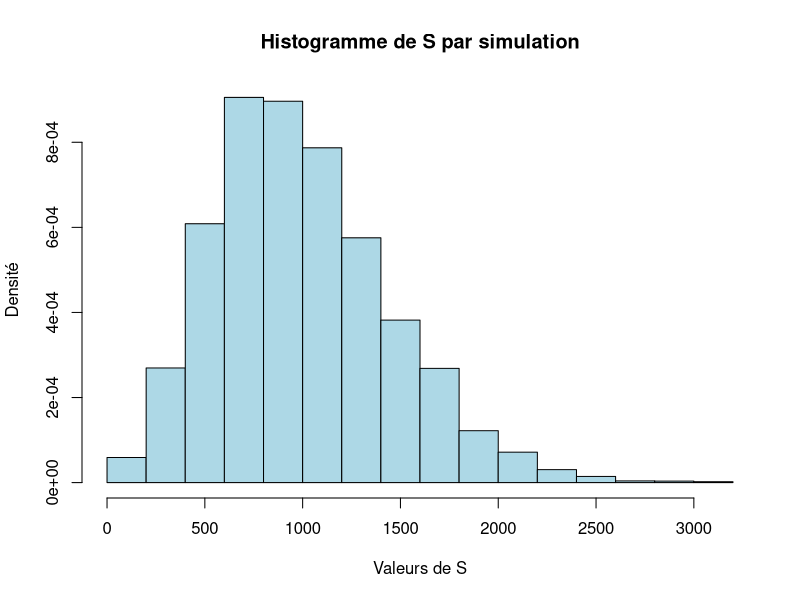
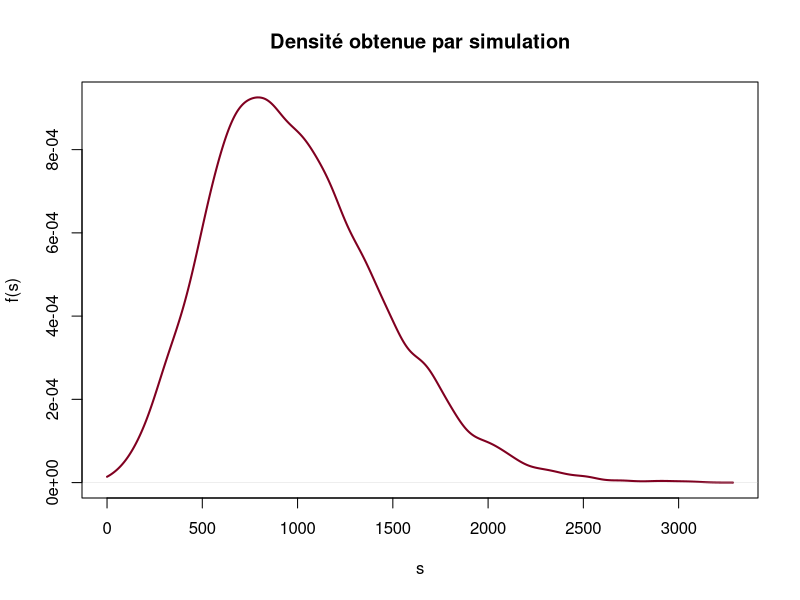
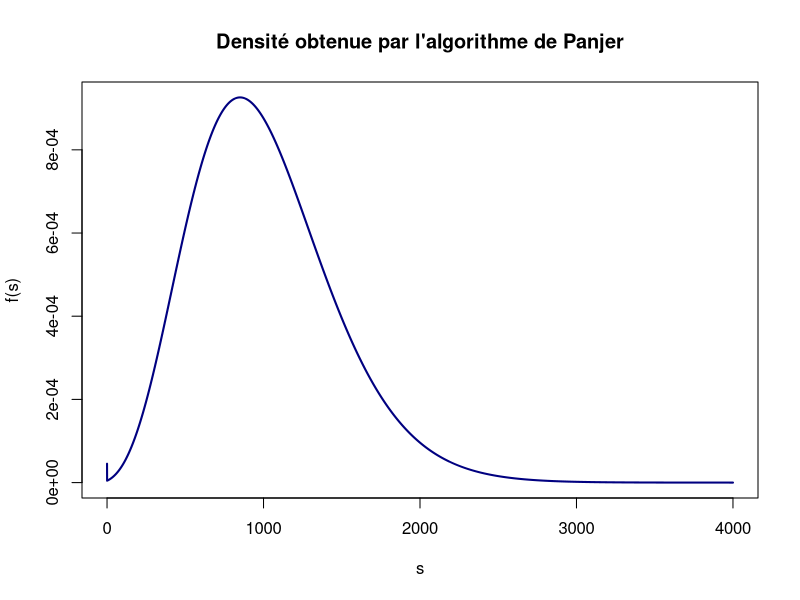
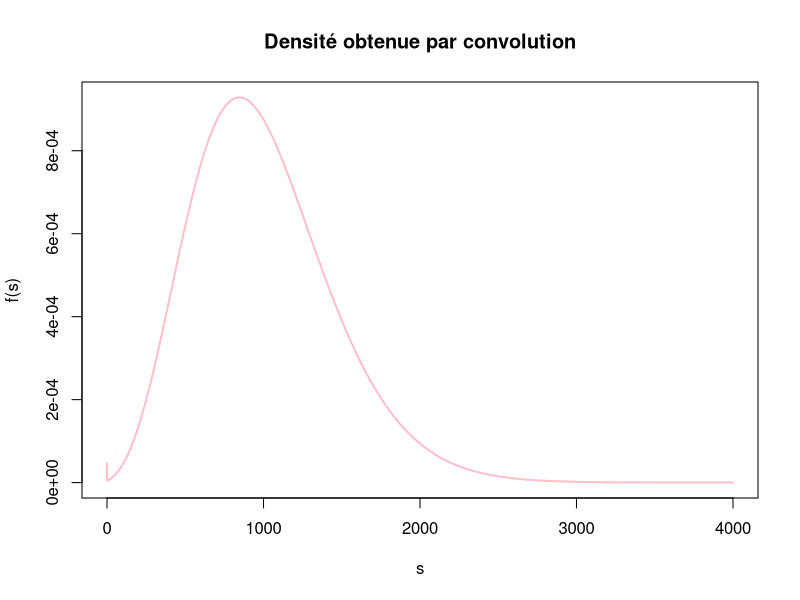
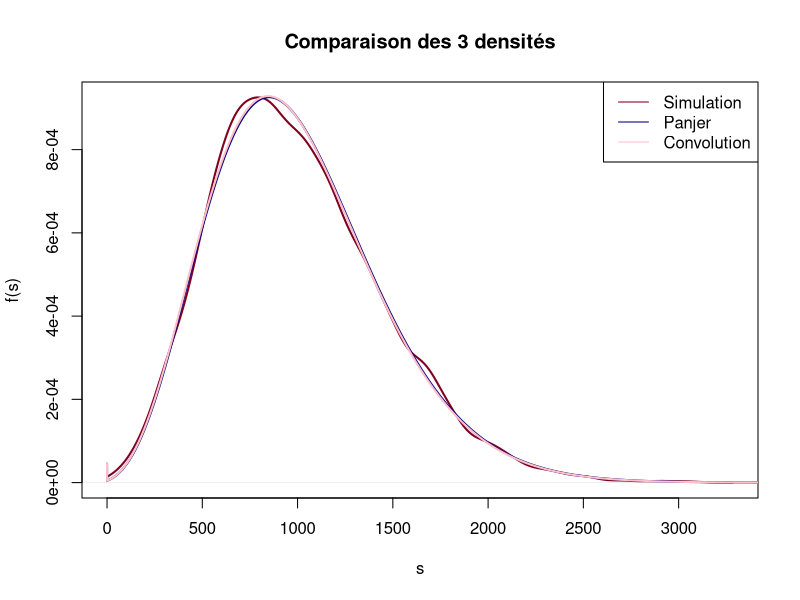

Recreate these plots in R, in order.
## ---- chunk 1
knitr::opts_chunk$set(echo = TRUE)
## ---- chunk 2

# Nombre de répétitions de la simulation
nombre_repetitions <- 10000

# Simuler le nombre d'observations N à partir d'une loi de Poisson pour toutes les répétitions
N <- rpois(nombre_repetitions, lambda = 10)

# Simuler directement tous les échantillons exponentiels pour chaque répétition 
S_sim <- sapply(N, function(n) sum(rexp(n, rate = 1/100)))

# Tracer l'histogramme des valeurs simulées de S
hist(S_sim, freq = FALSE, col = "lightblue", main = "Histogramme de S par simulation", 
     xlab = "Valeurs de S", ylab = "Densité")

# Tracer la fonction de densité obtenue par simulation
densite_sim <- density(S_sim, from = 0)

plot(densite_sim, 
     main = "Densité obtenue par simulation", 
     xlab = "s", 
     ylab = "f(s)", 
     col = "#800020",  # Rouge bordeaux
     lwd = 2)
## ---- chunk 3

# Mémorisation : stocke les résultats déjà calculés
memo <- list()

# Fonction récursive avec mémoïsation
panjer_S <- function(s) {
  lambda1 <- 10      # paramètre de la loi de Poisson
  lambda2 <- 1/100   # paramètre de la loi exponentielle
  
  # Cas de base : s <= 0
  if (s <= 0) {
    return(sum(0^(0:300) * dpois(0:300, lambda = lambda1)))
  }
  
  s <- as.integer(floor(s) + 1)  # Discrétisation de s
  
  # Vérifie si la valeur a déjà été calculée
  if (length(memo) >= s) {
    return(memo[[s]])
  }
  
  # Calcul de rj
  rj <- sum((lambda1 * (1:s) / s) * (pexp(1:s, lambda2) - pexp(0:(s-1), lambda2)) * sapply(1:s, function(i) panjer_S(s - i - 0.5)))
  
  # Stocke le résultat dans la mémorisation
  memo[[s]] <<- rj
  return(rj)
}

# Nombre de valeurs calculées
nb_val1 <- 10001  # Nombre de points pour lesquels on va implémenter l'algorithme de Panjer

# Initialiser un vecteur pour stocker les valeurs de S
S_panjer <- numeric(nb_val1)

# Calcul des valeurs de la densité de S par la fonction de convolution
s1 <- seq(0, 4000, length.out = nb_val1)  # Calcul de nb_val1 valeurs de f_S entre 0 et 4000

# Remplissage de S_panjer
S_panjer <- sapply(s1, panjer_S)

# La densité de Panjer est maintenant stockée dans S_panjer
densite_panjer <- S_panjer

# Densité obtenue par algorithme de Panjer
plot(s1, densite_panjer, 
     type = "l", 
     main = "Densité obtenue par l'algorithme de Panjer", 
     xlab = "s", 
     ylab = "f(s)", 
     col = "#000080", 
     lwd = 2)
## ---- chunk 4

# Fonction de convolution
f_S = function(s){ # On reprend la fonction trouvée dans la question 1)
  if (s > 0){
    n = 500 # On prends des valeurs de n entre 1 et 500 (n>500 est négligeable dans le produit d'une poisson(10) et d'une gamma(n,1/100))
    return(sum( dpois(1:n, lambda = 10)  * dgamma(s, shape = 1:n, rate = 1/100)) )
  } else { # Pour s = 0
    return(exp(-10)) 
  }
}

# Nombre de valeurs calculées
nb_val2 = 10001 # Nombre de points pour lesquels on va calculer l'image par la fonction f_S

# Initialiser un vecteur pour stocker les valeur de S
S_conv = numeric(nb_val2)

# Calcul des valeurs de la densité de S par la fonction de convolution
s2 = seq(0, 4000, length.out = nb_val2) # On va calculer nb_vals valeurs de f_S entre 0 et 4000
for (i in 1:nb_val2) {
  S_conv[i] = f_S(s2[i])
}

# Fonction de densité
densite_conv = S_conv

# Densité obtenue par convolution 
plot(s2, densite_conv, 
     type = "l", 
     main = "Densité obtenue par convolution", 
     xlab = "s", 
     ylab = "f(s)", 
     col = "pink",  # Rose
     lwd = 2)

## ---- chunk 5

# Densité obtenue par simulation
plot(densite_sim, 
     main = "Comparaison des 3 densités", 
     xlab = "s", 
     ylab = "f(s)", 
     col = "#800020",  # Rouge bordeaux
     lwd = 2)

# Densité obtenue par l'algorithme de Panjer
lines(s1, densite_panjer, 
      col = "#000080",  # Bleu 
      lwd = 2)

# Densité obtenue par convolution
lines(s2, densite_conv, 
      col = "pink",  # Rose
      lwd = 2)

# Légende
legend("topright", 
       legend = c("Simulation", "Panjer", "Convolution"), 
       col = c("#800020", "#000080", "pink"), 
       lty = rep(1))

## ---- chunk 6

# Nombre de répétitions pour la simulation
nombre_repetitions <- 10000

# Simuler la somme S
S_sim <- numeric(nombre_repetitions)

for (i in 1:nombre_repetitions) {
  N <- rpois(1, lambda = 10)  # Simuler N suivant une loi de Poisson
  X <- rexp(N, rate = 1/100)   # Simuler N échantillons de la loi exponentielle
  S_sim[i] <- sum(X)           # Stocker la somme
}

# Calcul de l'espérance par simulation
E_sim <- mean(S_sim)  # Calculer la moyenne des résultats

# Espérance analytique
E_N <- 10                 # Espérance d'une loi de Poisson avec lambda = 10
E_X <- 100                # Espérance d'une loi exponentielle avec rate = 1/100
E_pan <- E_N * E_X       # Espérance par l'algorithme de Panjer

# Affichage des résultats
cat("L'espérance de S obtenue par simulation :", E_sim, "\n")
cat("L'espérance de S obtenue par l'algorithme de Panjer :", E_pan, "\n")

## ---- chunk 7

# Calcul de l'espérance par simulation
E_sim <- sum(densite_sim$x * densite_sim$y * diff(densite_sim$x))

# Calcul de l'espérance par l'algorithme de Panjer
E_pan <- sum(s1 * densite_panjer * diff(s1))

# Affichage des résultats

cat("L'espérance de S obtenue par simulation :", E_sim, "\n")
cat("L'espérance de S obtenue par l'algorithme de Panjer :", E_pan, "\n")

## ---- chunk 8

# Quantile par simulation
quant_sim <- quantile(S_sim, probs = 0.05)

# Quantile par l'algorithme de Panjer

# Calculer la fonction de répartition cumulée à partir de la densité
cumulative_prob <- cumsum(densite_panjer) * diff(c(0, s1))  
quant_panj <- s1[which(cumulative_prob >= 0.05)[1]]  # Trouver le quantile

# Résultat
cat("Le quantile d'ordre 0.05 obtenu par simulation est :", quant_sim, "\n")
cat("Le quantile d'ordre 0.05 obtenu par l'algorithme de Panjer est :", quant_panj, "\n")

## ---- chunk 9

## VAR Simulation
VAR_sim = quantile(S_sim, probs = 0.95)
VAR_sim = abs(1 - VAR_sim)

## VAR Panjer
# On veut trouver l'indice correspondant au quantile d'ordre 0.95
cumulative_prob <- cumsum(densite_panjer * diff(s1))
index_quantile_0.95 <- which(cumulative_prob >= 0.95)[1]

# Récupérer la valeur de x correspondant au quantile d'ordre 0.95
VAR_panj <- abs(s1[index_quantile_0.95])

# Résultat
cat("La Value-at-Risk (VaR) à 5 % obtenue par simulation est :", VAR_sim, "\n")
cat("La Value-at-Risk (VaR) à 5 % obtenue par l'algorithme de Panjer est :", VAR_panj, "\n")
